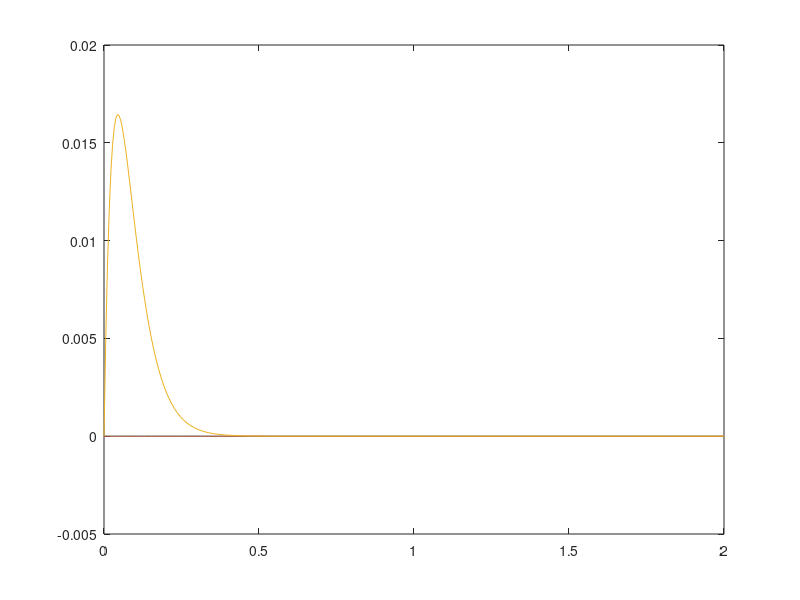

Write MATLAB code to recreate this figure.
function msd_dynamics_simulation
m = 1;
k = 500;
M = m * eye(3);
K = k * eye(3);
B = 2*sqrt(m * k) * eye(3);
y0 = zeros(6, 1);
y0(4:6) = [0, 0, 1]';
dynamic = @(t, y) msd_dynamics(t, y, M, B, K, @force);
tspan = [0, 2];
[t, y] = ode45(dynamic, tspan, y0);
plot(t, y(:,1:3)');


function f = force(t)
if t > 0.5 && t < 1.5
    f = [0; 0; 0];
else
    f = [0; 0; 0];
end
function yd = msd_dynamics(t, y, M, B, K, f)
x = y(1: 3);
xd = y(4:6);
xdd = M \ (f(t) - B * xd - K * x);
yd = [xd; xdd];